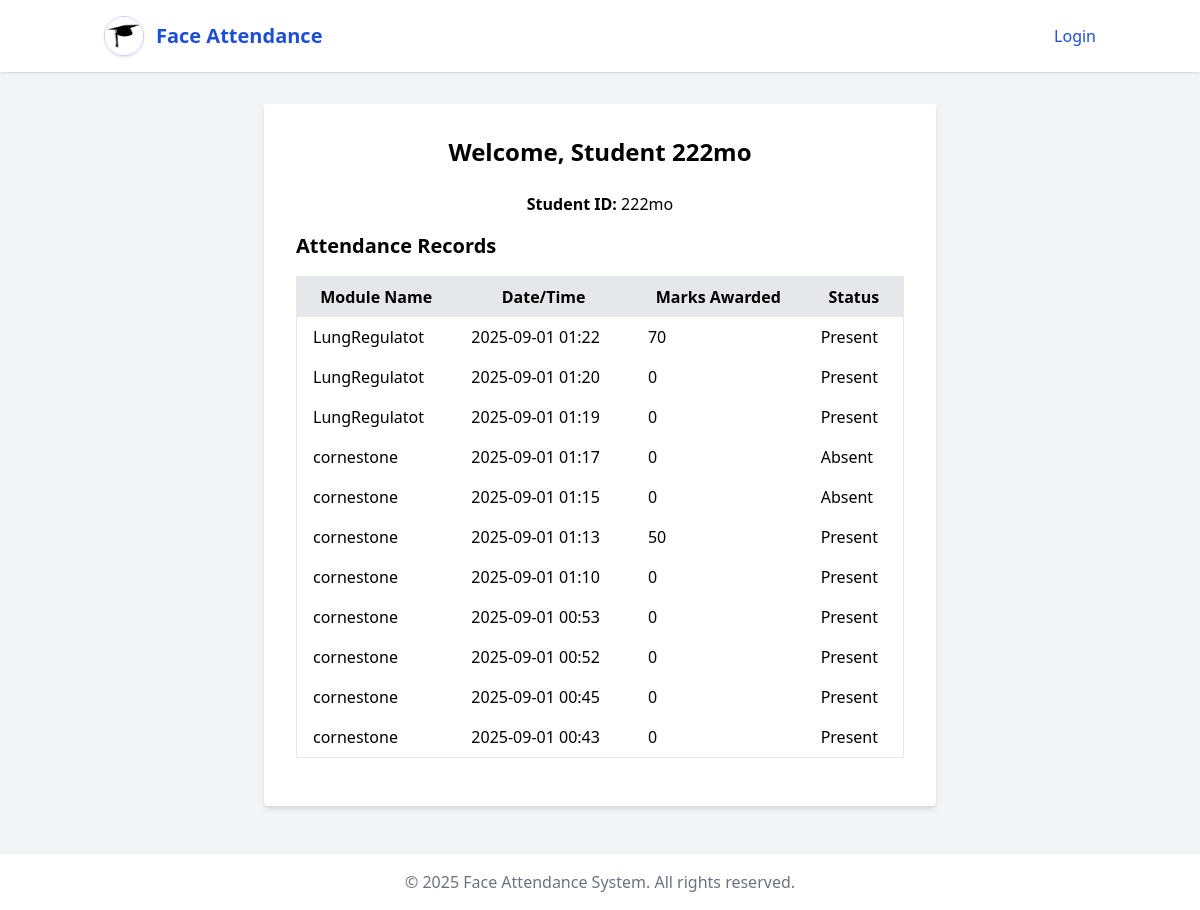
/student-dashboard (signed in), run on an earlier commit of the app's database.
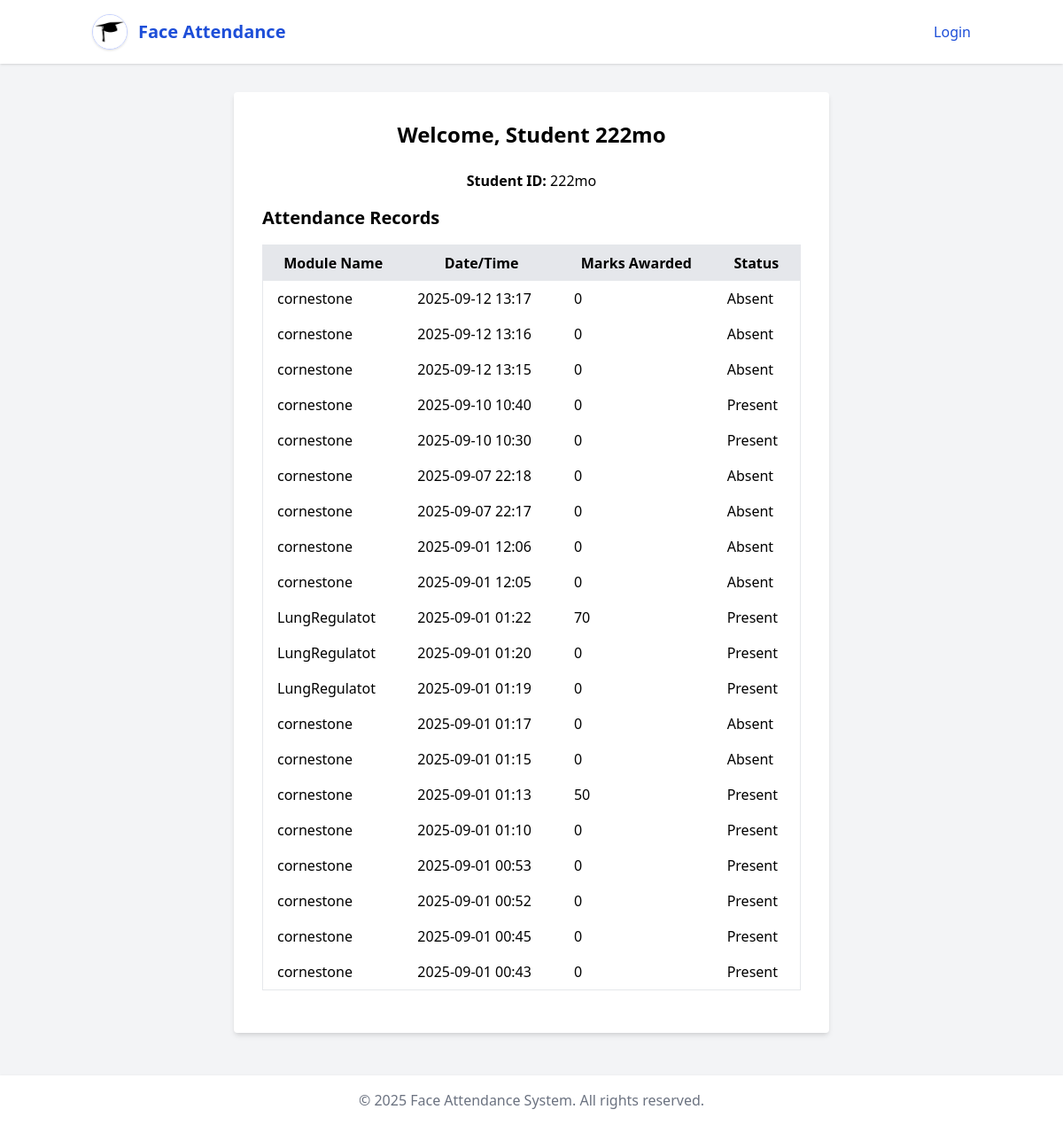
And on a later commit of the database.
### models.py (models this page shows, shortened)
class Student(db.Model):
    id = db.Column(db.Integer, primary_key=True)
    student_id_number = db.Column(db.String(64), unique=True, nullable=False)
    name = db.Column(db.String(128), nullable=False)
    username = db.Column(db.String(128), unique=True, nullable=False)
    face_encoding = db.Column(db.LargeBinary)
    password_hash = db.Column(db.String(128))
    qualification_id = db.Column(db.Integer, db.ForeignKey('qualification.id'))
    qualification = db.relationship('Qualification', backref=db.backref('students', lazy=True))

class AttendanceRecord(db.Model):
    id = db.Column(db.Integer, primary_key=True)
    student_id = db.Column(db.Integer, db.ForeignKey('student.id'), nullable=False)
    module_id = db.Column(db.Integer, db.ForeignKey('module.id'), nullable=False)
    qualification_id = db.Column(db.Integer, db.ForeignKey('qualification.id'), nullable=False)
    date_time = db.Column(db.DateTime, default=datetime.utcnow)
    marks = db.Column(db.Integer, default=0)
    status = db.Column(db.String(16), nullable=False)  # "Present" or "Absent"
    student = db.relationship('Student', backref='attendance_records')
    module = db.relationship('Module')
    qualification = db.relationship('Qualification')

class Module(db.Model):
    id = db.Column(db.Integer, primary_key=True)
    name = db.Column(db.String(128), nullable=False)
    qualification_id = db.Column(db.Integer, db.ForeignKey('qualification.id'), nullable=False)
    qualification = db.relationship('Qualification', backref=db.backref('modules', lazy=True))

### app.py (the view)
@app.route('/student-dashboard')
def student_dashboard():
    from flask import render_template, session, redirect, url_for
    import datetime
    from sqlalchemy.orm import joinedload
    current_year = datetime.datetime.now().year
    student_id = session.get('student_id')
    if not student_id:
        return redirect(url_for('student_login'))
    with app.app_context():
        student = Student.query.filter_by(student_id_number=student_id).first()
        attendance_records = AttendanceRecord.query.options(
            joinedload(AttendanceRecord.module)
        ).filter_by(student_id=student.id).order_by(AttendanceRecord.date_time.desc()).all()
    return render_template(
        'student_dashboard.html',
        student=student,
        attendance_records=attendance_records,
        current_year=current_year
    )

### templates/student_dashboard.html (shortened to what this page needs)
{% extends "base.html" %}
{% block content %}
<div class="bg-white p-8 rounded shadow-md w-full max-w-2xl mx-auto mt-8">
    <h1 class="text-2xl font-bold mb-6 text-center">Welcome, {{ student.name }}</h1>
    <div class="mb-4 text-center">
        <span class="font-semibold">Student ID:</span> {{ student.student_id_number }}
    </div>
    <h2 class="text-xl font-bold mb-4">Attendance Records</h2>
    {% if attendance_records and attendance_records|length > 0 %}
    <table class="w-full border mb-4">
        <thead>
            <tr class="bg-gray-200">
                <th class="px-4 py-2">Module Name</th>
                <th class="px-4 py-2">Date/Time</th>
                <th class="px-4 py-2">Marks Awarded</th>
                <th class="px-4 py-2">Status</th>
            </tr>
        </thead>
        <tbody>
            {% for record in attendance_records %}
            <tr>
                <td class="px-4 py-2">{{ record.module.name }}</td>
                <td class="px-4 py-2">{{ record.date_time.strftime('%Y-%m-%d %H:%M') }}</td>
                <td class="px-4 py-2">{{ record.marks }}</td>
                <td class="px-4 py-2">{{ record.status }}</td>
            </tr>
            {% endfor %}
        </tbody>
    </table>
    {% else %}
    <div class="text-center text-red-600">No attendance records found.</div>
    {% endif %}
</div>
{% endblock %}

### templates/base.html (shortened to what this page needs)
<!DOCTYPE html>
<html lang="en">
<head>
    <script src="https://cdn.tailwindcss.com"></script>
</head>
<body class="bg-gray-100 min-h-screen">
    <nav class="bg-white shadow mb-8">
        <div class="container mx-auto px-4 py-4 flex justify-between items-center">
            <div class="flex items-center gap-3">
                <img src="/static/LogoFace.jpg" alt="Logo" class="h-10 w-10 rounded-full border border-indigo-200 shadow">
                <span class="font-bold text-xl text-blue-700">Face Attendance</span>
            </div>
            <ul class="flex space-x-4">
                {% if user %}
                    {% if role == 'admin' %}
                        <li><a href="/logout" class="text-red-600 hover:underline">Logout</a></li>
                        <li><a href="/enroll" class="text-blue-700 hover:underline">Enroll Student</a></li>
                        <li><a href="/create-lecturer" class="text-green-700 hover:underline">Create Lecturer</a></li>
                        <li><a href="/students" class="text-gray-700 hover:underline">View Students</a></li>
                        <li><a href="/lecturers" class="text-indigo-700 hover:underline">View Lecturers</a></li>
                    {% elif role == 'lecturer' %}
                        <li><a href="/logout" class="text-red-600 hover:underline">Logout</a></li>
                        <li><a href="/attendance" class="text-green-700 hover:underline">Mark Attendance</a></li>
                        <li><a href="/mark-register" class="text-purple-700 hover:underline">Mark Register</a></li>
                        <li><a href="/live-attendance" class="text-pink-700 hover:underline">Live Camera Attendance</a></li>
                        <li><a href="/registers" class="text-blue-700 hover:underline">Saved Registers</a></li>
                    {% endif %}
                    <li><a href="/" class="text-blue-700 hover:underline">Home</a></li>
                {% else %}
                    <li><a href="/login" class="text-blue-700 hover:underline">Login</a></li>
                {% endif %}
            </ul>
        </div>
    </nav>
    <main class="container mx-auto px-4">
        {% block content %}{% endblock %}
    </main>
    <footer class="bg-white shadow mt-12 py-4">
        <div class="container mx-auto px-4 text-center text-gray-500">
            &copy; {{ current_year }} Face Attendance System. All rights reserved.
        </div>
    </footer>
</body>
</html>

What changed in the data, as far as the page shows it:
added AttendanceRecord: module.name "cornestone", date_time "2025-09-12 13:17", marks "0", status "Absent"
added AttendanceRecord: module.name "cornestone", date_time "2025-09-12 13:16", marks "0", status "Absent"
added AttendanceRecord: module.name "cornestone", date_time "2025-09-12 13:15", marks "0", status "Absent"
added AttendanceRecord: module.name "cornestone", date_time "2025-09-10 10:40", marks "0", status "Present"
added AttendanceRecord: module.name "cornestone", date_time "2025-09-10 10:30", marks "0", status "Present"
added AttendanceRecord: module.name "cornestone", date_time "2025-09-07 22:18", marks "0", status "Absent"
added AttendanceRecord: module.name "cornestone", date_time "2025-09-07 22:17", marks "0", status "Absent"
added AttendanceRecord: module.name "cornestone", date_time "2025-09-01 12:06", marks "0", status "Absent"
added AttendanceRecord: module.name "cornestone", date_time "2025-09-01 12:05", marks "0", status "Absent"
